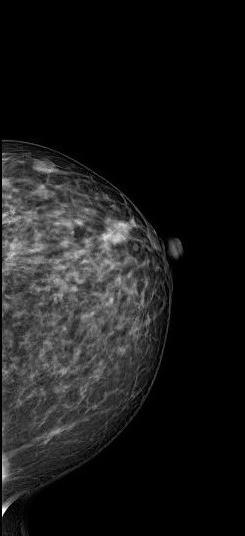
#> input picture data_test/ganas.jpg, 245 x 536 px
$ jupyter execute testing.ipynb   (older library calls are emulated)
#> lines starting #> are read from the running program, lines starting #| are printed output that depends on the picture
[cell 1]
import pickle

with open('best_model.pkl', 'rb') as model_file:
#> (reads best_model.pkl from the repository)
    loaded_model = pickle.load(model_file)

[cell 2]
with open('scaler.pkl', 'rb') as scaler_file:
#> (reads scaler.pkl from the repository)
    scaler = pickle.load(scaler_file)

[cell 3]
import cv2
import numpy as np
from skimage.feature import graycomatrix, graycoprops, local_binary_pattern

# Define GLCM parameters
glcm_distances = [1, 2, 3, 4]
glcm_angles = [0, np.pi/4, np.pi/2, 3*np.pi/4, np.pi, 5*np.pi/4, 3*np.pi/2]
glcm_properties = ['contrast', 'homogeneity', 'energy', 'correlation', 'dissimilarity', 'ASM']
hsv_properties = ['hue', 'saturation', 'value']

# Function to extract features from a single image
def extract_features(image_path, image_size=(256, 256)):
    # Read the image
#> called with image_path = 'data_test/ganas.jpg', image_size = (256, 256)
    image = cv2.imread(image_path)
#> image is the input picture: shape (536, 245, 3); min 0, max 255, mean 26.4
    image = cv2.resize(image, image_size)
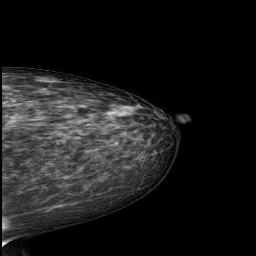
#> image: shape (256, 256, 3); min 0, max 250, mean 26.3

    # Convert the image to HSV and grayscale
    hsv_image = cv2.cvtColor(image, cv2.COLOR_BGR2HSV)
#> hsv_image: shape (256, 256, 3); mean H, S, V 0, 0, 26.3
    gray_image = cv2.cvtColor(image, cv2.COLOR_BGR2GRAY)

    # --- Extract HSV Features (mean and std) ---
    hsv_features = []
    for property_name in hsv_properties:
        property_value = hsv_image[:, :, hsv_properties.index(property_name)].ravel()
        hsv_features.extend([np.mean(property_value), np.std(property_value)])
#> after the loop, hsv_features = [0, 0, 0, 0, 26.32, 40.03]

    # --- Extract GLCM Features ---
    glcm = graycomatrix(gray_image, distances=glcm_distances, angles=glcm_angles, symmetric=True, normed=True)
    glcm_features = []
    for property_name in glcm_properties:
        property_value = graycoprops(glcm, property_name).ravel()
        glcm_features.extend([np.mean(property_value), np.std(property_value)])
#> after the loop, glcm_features = [233.9, 97.31, 0.633, 0.0131, 0.597, 0.00412, 0.928, 0.03, 6.72, 1.69, 0.357, 0.00492]

    # --- Extract Color Histogram Features ---
    hist = cv2.calcHist([hsv_image], [0, 1, 2], None, [8, 8, 8], [0, 180, 0, 256, 0, 256])
    color_histogram_features = cv2.normalize(hist, hist).flatten()
#> color_histogram_features = 512 values, max 0.965 at index 0, min 0 at index 8, mean 0.00279

    # --- Extract LBP Features ---
    lbp = local_binary_pattern(gray_image, 24, 3, method="uniform")
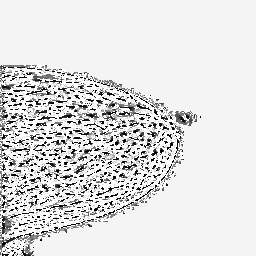
#> lbp: shape (256, 256) float64; min 0, max 25, mean 21.8; drawn with min black and max white
    (lbp_hist, _) = np.histogram(lbp.ravel(), bins=np.arange(0, 24 + 3), range=(0, 24 + 2))
#> lbp_hist = 26 values, max 41300 at index 24, min 211 at index 16, mean 2520.6
    lbp_hist = lbp_hist.astype("float")
    lbp_hist /= (lbp_hist.sum() + 1e-7)  # Normalize the histogram
#> lbp_hist = 26 values, max 0.63 at index 24, min 0.00322 at index 16, mean 0.0385
    lbp_features = lbp_hist
#> lbp_features has the same summary as lbp_hist

    # --- Extract Sobel Edge Features ---
    sobelx = cv2.Sobel(gray_image, cv2.CV_64F, 1, 0, ksize=3)
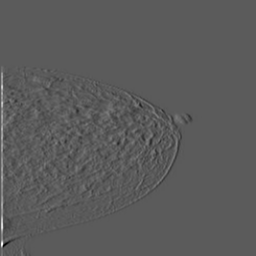
#> sobelx: shape (256, 256) float64; min -523, max 937, mean -0.1; drawn with min black and max white
    sobely = cv2.Sobel(gray_image, cv2.CV_64F, 0, 1, ksize=3)
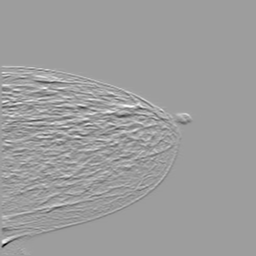
#> sobely: shape (256, 256) float64; min -769, max 474, mean 0.1; drawn with min black and max white
    sobelx_mean, sobelx_std = np.mean(sobelx), np.std(sobelx)
#> sobelx_mean = -0.076; sobelx_std = 42.02
    sobely_mean, sobely_std = np.mean(sobely), np.std(sobely)
#> sobely_mean = 0.081; sobely_std = 58.61
    sobel_features = [sobelx_mean, sobelx_std, sobely_mean, sobely_std]
#> sobel_features = [-0.076, 42.02, 0.081, 58.61]

    # Combine all features
    combined_features = np.concatenate([hsv_features, glcm_features, color_histogram_features, lbp_features, sobel_features])
#> combined_features = 560 values, max 233.9 at index 6, min -0.076 at index 556, mean 0.913

    return combined_features

[cell 4]
import os

# Define the class names
class_names = ['ganas', 'jinak', 'normal']


def predict_image(image_path):
    # Extract features from the image
    features = extract_features(image_path).reshape(1, -1)

    # Scale the features using the loaded scaler
    features_scaled = scaler.transform(features)

    # Predict using the loaded model
    predicted_class_index = loaded_model.predict(features_scaled)[0]
#> predicted_class_index = 0
    predicted_class = class_names[predicted_class_index]
#> predicted_class = 'ganas'

    return predicted_class


# List of test images
test_images = ['data_test/ganas.jpg', 'data_test/ganas_1.jpg', 'data_test/jinak.jpg', 'data_test/jinak_1.jpg', 'data_test/normal.jpg', 'data_test/normal_1.jpg']

# Predict and print the results
for image_path in test_images:
    prediction = predict_image(image_path)
#> prediction = 'ganas'
    print(f"The predicted class for {os.path.basename(image_path)} is: {prediction}")
#| The predicted class for ganas.jpg is: ganas
#> pass 2 of the loop `for image_path in test_images:`:
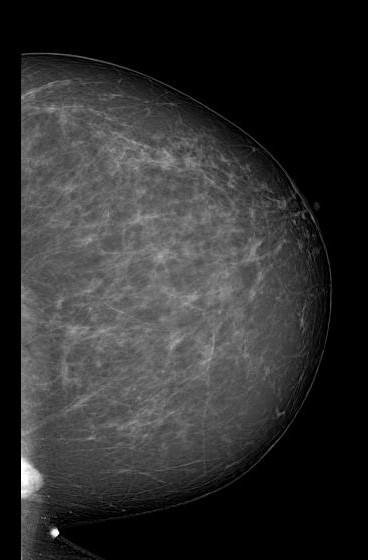
#> input picture data_test/ganas_1.jpg, 368 x 560 px
#> in extract_features, image is the input picture: shape (560, 368, 3); min 0, max 255, mean 46.7
#> image: shape (256, 256, 3)
#> hsv_image: shape (256, 256, 3); mean H, S, V 0, 0, 46.6
#> after the loop in extract_features (call 2), `for property_name in hsv_properties:`: hsv_features = [0, 0, 0, 0, 46.63, 46.16]
#> after the loop in extract_features (call 2), `for property_name in glcm_properties:`: glcm_features = [173.7, 79.11, 0.449, 0.023, 0.372, 0.00668, 0.959, 0.0186, 6.43, 1.42, 0.138, 0.00495]
#> color_histogram_features = 512 values, max 0.839 at index 0, min 0 at index 8, mean 0.00344
#> in extract_features (call 2), `lbp = local_binary_pattern(gray_image, 24, 3, method="uniform")`:
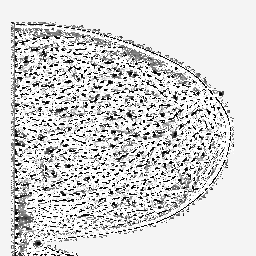
#> lbp: shape (256, 256) float64; min 0, max 25, mean 20.8; drawn with min black and max white
#> in extract_features (call 2), `(lbp_hist, _) = np.histogram(lbp.ravel(), bins=np.arange(0, 24 + 3), r..`: lbp_hist = 26 values, max 27663 at index 24, min 365 at index 5, mean 2520.6
#> in extract_features (call 2), `lbp_hist /= (lbp_hist.sum() + 1e-7)`: lbp_hist = 26 values, max 0.422 at index 24, min 0.00557 at index 5, mean 0.0385
#> lbp_features has the same summary as lbp_hist
#> in extract_features (call 2), `sobely = cv2.Sobel(gray_image, cv2.CV_64F, 0, 1, ksize=3)`:
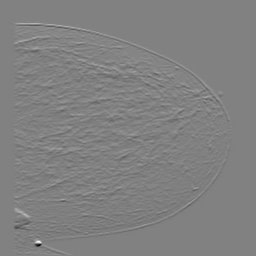
#> sobely: shape (256, 256) float64; min -852, max 832, mean 0.2; drawn with min black and max white
#> sobelx_mean = 0; sobelx_std = 44.18
#> sobely_mean = 0.23; sobely_std = 40.2
#> sobel_features = [0, 44.18, 0.23, 40.2]
#> combined_features = 560 values, max 173.7 at index 6, min 0 at index 0, mean 0.791
#| The predicted class for ganas_1.jpg is: ganas
#> pass 3 of the loop `for image_path in test_images:`:
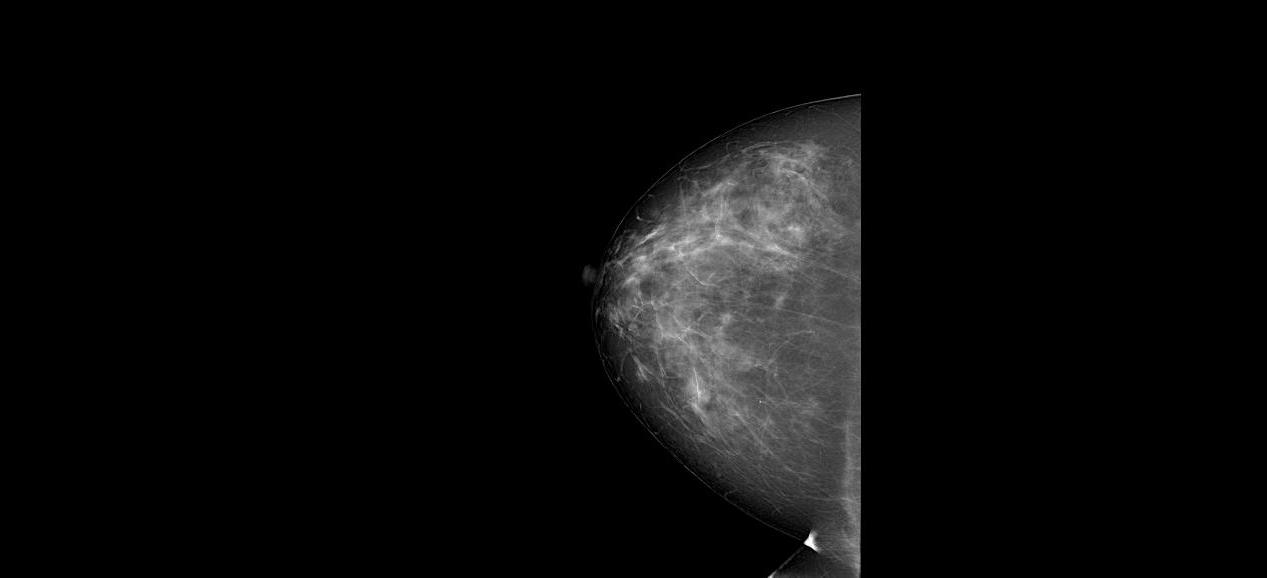
#> input picture data_test/jinak.jpg, 1267 x 578 px
#> in extract_features, image is the input picture: shape (578, 1267, 3); min 0, max 255, mean 10.7
#> image: shape (256, 256, 3)
#> hsv_image: shape (256, 256, 3); mean H, S, V 0, 0, 10.7
#> after the loop in extract_features (call 3), `for property_name in hsv_properties:`: hsv_features = [0, 0, 0, 0, 10.66, 30.66]
#> after the loop in extract_features (call 3), `for property_name in glcm_properties:`: glcm_features = [97.48, 56.72, 0.871, 0.00656, 0.858, 0.00396, 0.949, 0.0296, 2.34, 0.791, 0.736, 0.00678]
#> color_histogram_features = 512 values, max 0.997 at index 0, min 0 at index 8, mean 0.0022
#> in extract_features (call 3), `lbp = local_binary_pattern(gray_image, 24, 3, method="uniform")`:
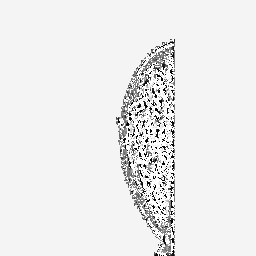
#> lbp: shape (256, 256) float64; min 0, max 25, mean 23.2; drawn with min black and max white
#> in extract_features (call 3), `(lbp_hist, _) = np.histogram(lbp.ravel(), bins=np.arange(0, 24 + 3), r..`: lbp_hist = 26 values, max 57074 at index 24, min 75 at index 5, mean 2520.6
#> in extract_features (call 3), `lbp_hist /= (lbp_hist.sum() + 1e-7)`: lbp_hist = 26 values, max 0.871 at index 24, min 0.00114 at index 5, mean 0.0385
#> lbp_features has the same summary as lbp_hist
#> in extract_features (call 3), `sobely = cv2.Sobel(gray_image, cv2.CV_64F, 0, 1, ksize=3)`:
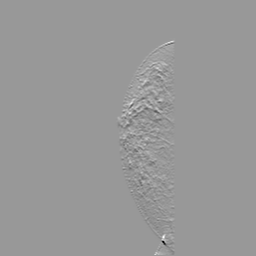
#> sobely: shape (256, 256) float64; min -535, max 361, mean 0.1; drawn with min black and max white
#> sobelx_std = 40.73
#> sobely_mean = 0.12; sobely_std = 17.15
#> sobel_features = [0, 40.73, 0.12, 17.15]
#> combined_features = 560 values, max 97.48 at index 6, min 0 at index 0, mean 0.468
#> prediction = 'jinak'
#| The predicted class for jinak.jpg is: jinak
#> the loop made 6 passes; the first 3 are shown
